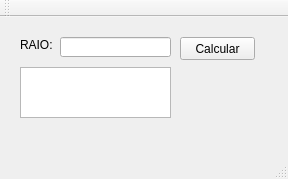
<?xml version="1.0" encoding="UTF-8"?>
<ui version="4.0">
 <class>MainWindow</class>
 <widget class="QMainWindow" name="MainWindow">
  <property name="geometry">
   <rect>
    <x>0</x>
    <y>0</y>
    <width>288</width>
    <height>179</height>
   </rect>
  </property>
  <property name="windowTitle">
   <string>PROJETO CLASSE ESFERA</string>
  </property>
  <widget class="QWidget" name="centralWidget">
   <widget class="QLabel" name="label">
    <property name="geometry">
     <rect>
      <x>20</x>
      <y>20</y>
      <width>71</width>
      <height>16</height>
     </rect>
    </property>
    <property name="text">
     <string>RAIO: </string>
    </property>
   </widget>
   <widget class="QLineEdit" name="lineEditRaio">
    <property name="geometry">
     <rect>
      <x>60</x>
      <y>20</y>
      <width>111</width>
      <height>20</height>
     </rect>
    </property>
   </widget>
   <widget class="QTextEdit" name="textEditSaida">
    <property name="geometry">
     <rect>
      <x>20</x>
      <y>50</y>
      <width>151</width>
      <height>51</height>
     </rect>
    </property>
   </widget>
   <widget class="QPushButton" name="pushButtonCalcular">
    <property name="geometry">
     <rect>
      <x>180</x>
      <y>20</y>
      <width>75</width>
      <height>23</height>
     </rect>
    </property>
    <property name="text">
     <string>Calcular</string>
    </property>
   </widget>
  </widget>
  <widget class="QMenuBar" name="menuBar">
   <property name="geometry">
    <rect>
     <x>0</x>
     <y>0</y>
     <width>288</width>
     <height>21</height>
    </rect>
   </property>
  </widget>
  <widget class="QToolBar" name="mainToolBar">
   <attribute name="toolBarArea">
    <enum>TopToolBarArea</enum>
   </attribute>
   <attribute name="toolBarBreak">
    <bool>false</bool>
   </attribute>
  </widget>
  <widget class="QStatusBar" name="statusBar"/>
 </widget>
 <layoutdefault spacing="6" margin="11"/>
 <resources/>
 <connections/>
</ui>
